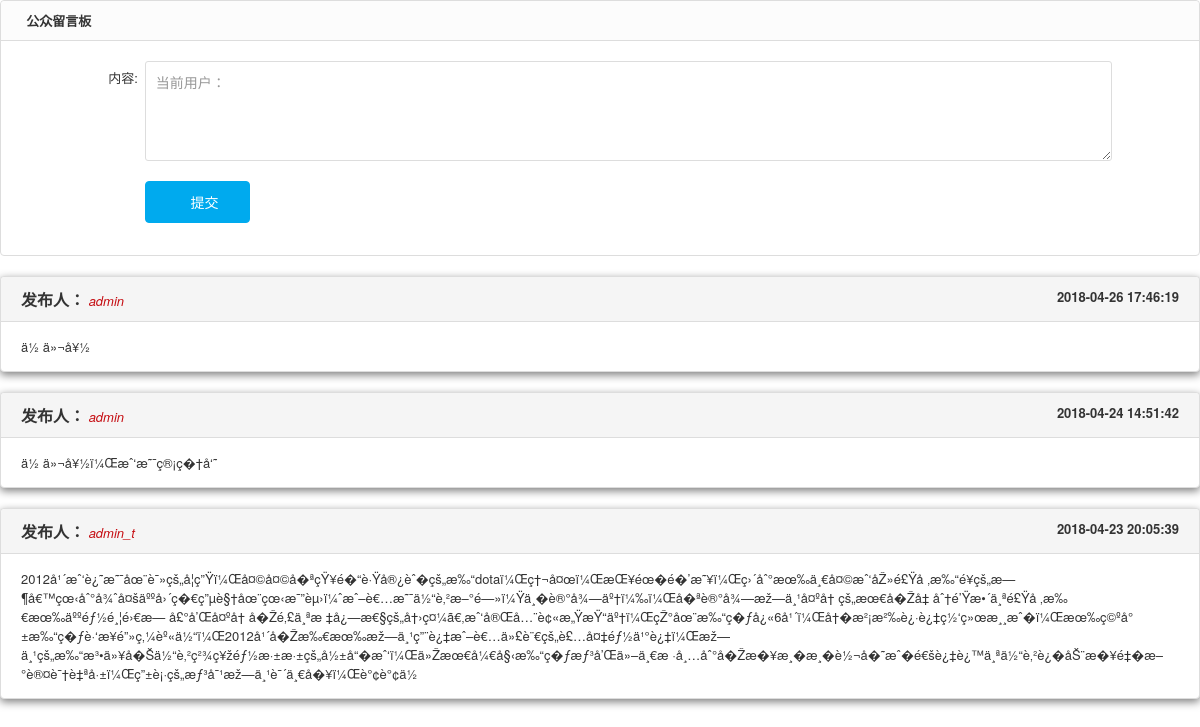
Page /代码/v20180426_20/control/messageBorad.php on the committed database.
### tables this page shows
CREATE TABLE IF NOT EXISTS `message_board` (
  `uid` int(11) NOT NULL AUTO_INCREMENT COMMENT 'å”¯ä¸€ID',
  `username` varchar(20) NOT NULL COMMENT 'ç”¨æˆ·å��',
  `message` varchar(1024) NOT NULL COMMENT 'ç•™è¨€å†…å®¹',
  `create_time` varchar(64) NOT NULL COMMENT 'ç•™è¨€åˆ›å»ºæ—¶é—´',
  PRIMARY KEY (`uid`),
  UNIQUE KEY `uid` (`uid`)
);

### 代码/v20180426_20/control/messageBorad.php (the view, shortened to what this page needs)
<!DOCTYPE html>
<html lang="en">
<head>
    <link rel="stylesheet" href="css/pintuer.css">
    <link rel="stylesheet" href="css/admin.css">
</head>
<?php
require_once ('pdo.php');
?>
<body>
<div class="panel admin-panel">
    <div class="panel-head" id="add"><strong><span class="icon-pencil-square-o"></span>公众留言板</strong></div>
    <div class="body-content">
        <form method="post" class="form-x" action="messageBoradCheck.php">
            <div class="form-group">
                <div class="label" >
                    <label>内容:</label>
                </div>
                <div class="field">
                    <textarea name="message" class="input" style="height:100px; float: left "
                              placeholder="当前用户：<?php echo "{$_SESSION['username']}"?>"></textarea>
                    <div class="field" style="padding-top: 20px;">
                        <button class="button bg-main icon-check-square-o" type="submit" > 提交</button>
                    </div>
                </div>
            </div>
        </form>
    </div>
</div>
<?php
$sqlGetMessageInfo="select * from message_board order by create_time desc";
foreach ($pdo->query($sqlGetMessageInfo) as $key=>$resultGetMessageInfo) {
    ?>
    <div style="height: 20px"></div>
    <div class="dialog open">
        <div class="dialog-head">
            <strong>发布人：</strong>
            <span style="font-style: italic;color: #C50C11">
                <?php echo "$resultGetMessageInfo[username]"?></span>
            <span style="float: right;font-weight: bold">
            <?php echo "$resultGetMessageInfo[create_time]"; ?>
            </span>
        </div>
        <div class="dialog-body"><?php echo "$resultGetMessageInfo[message]"?></div>
    </div>
    <?php
}
?>
</body>
</html>

### 代码/v20180426_20/control/css/admin.css (style rules this page uses)
body { color:#333; font-size:13px; }
input,select,textarea { color:#333; }
.panel { background:#fff; }
form .form-group:last-child { padding-bottom:0; }
.body-content { padding:20px 30px; overflow:hidden; }
.form-x .form-group .label { width:10%; }
.label label { font-weight:normal; color:#333; }
.form-group { margin-bottom:12px; }
.button { padding:10px 15px; }
.button.bg-main.icon-check-square-o { padding:10px 30px; }

### rows in the picture
message_board: username "admin", create_time "2018-04-26 17:46:19", message "ä½ ä»¬å¥½"
message_board: username "admin", create_time "2018-04-24 14:51:42", message "ä½ ä»¬å¥½ï¼Œæˆ‘æ˜¯ç®¡ç�†å‘˜"
message_board: username "admin_t", create_time "2018-04-23 20:05:39", message "2012å¹´æˆ‘è¿˜æ˜¯åœ¨è¯»çš„å­¦ç”Ÿï¼Œå¤©å¤©å�ªçŸ¥é�“è·Ÿå®¿èˆ�çš„æ‰“dotaï¼Œç†¬å¤œï¼ŒæŒ¥éœ�é�’æ˜¥ï¼Œç›´åˆ°æœ‰ä¸€å¤©æˆ‘åŽ»é£Ÿå ‚æ‰“é¥­çš„æ—¶å€™çœ‹åˆ°å¾ˆå¤šäººå›´ç�€ç”µè§†åœ¨çœ‹æ¯”èµ›ï¼ˆæˆ–è€…æ˜¯ä½“è‚²æ–°é—»ï¼Ÿä¸�è®°å¾—äº†ï¼‰ï¼Œå�ªè®°å¾—æž—ä¸¹å¤ºå† çš„æœ€å�Žå‡ åˆ†é’Ÿæ•´ä¸ªé£Ÿå ‚æ‰€æœ‰äººéƒ½é¸¦é›€æ— å£°å’Œå¤ºå† å�Žé‚£ä¸ªæ ‡å¿—æ€§çš„å†›ç¤¼ã€‚æˆ‘å®Œå…¨è¢«æ„ŸæŸ“äº†ï¼ŒçŽ°åœ¨æ‰“ç�ƒå¿«6å¹´ï¼Œå†�æ²¡æ²‰è¿·è¿‡ç½‘ç»œæ¸¸æˆ�ï¼Œæœ‰ç©ºå°±æ‰“ç�ƒè·‘æ­¥é”»ç‚¼èº«ä½“ï¼Œ2012å¹´å�Žæ‰€æœ‰æž—ä¸¹ç”¨è¿‡æˆ–è€…ä»£è¨€çš„è£…å¤‡éƒ½ä¹°è¿‡ï¼Œæž—ä¸¹çš„æ‰“æ³•ä»¥å�Šä½“è‚²ç²¾ç¥žéƒ½æ·±æ·±çš„å½±å“�æˆ‘ï¼Œä»Žæœ€å¼€å§‹æ‰“ç�ƒæƒ³å’Œä»–ä¸€æ…"
